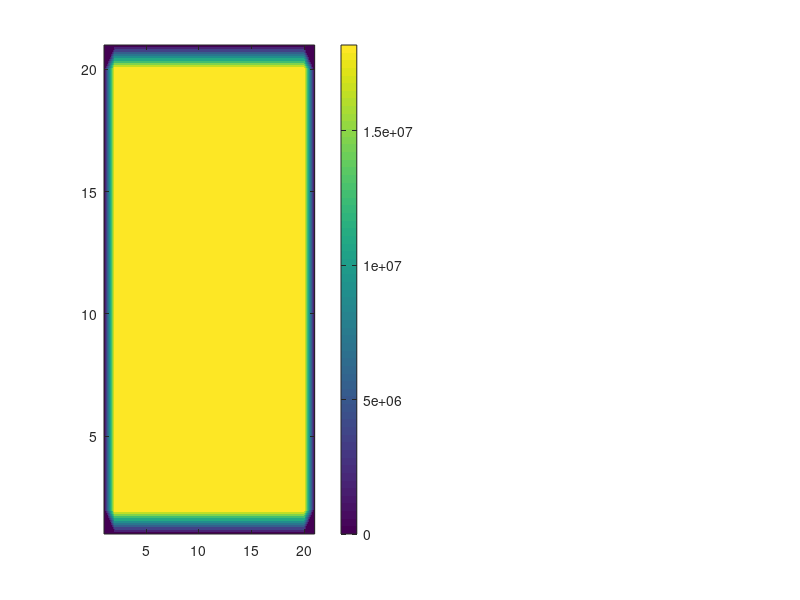

This chart was generated by the following MATLAB code: (Note: this script raises an error after producing the figure.)
gridN_lat = 21;
gridN_lon = 21;

u = ones(gridN_lat, gridN_lon) .* (2*1e7);

u(1,:) = 0; u(:,1) = 0; u(end,:) = 0; u(:,end) = 0; u(end,end) = 0;
u_beta = u;

X0 = 1000*1000; %km^2
x = 0:(X0/(gridN_lon-1)):X0;

Y0 = 1000*1000;%km^2
y = 0:(Y0/(gridN_lat-1)):Y0;

lat = 0 : 45/(gridN_lat-1) : 45; 
beta =  2*(10^-11);

rho = 1000; %kg/m^3
gam = 1e-6; %Hz

tow0 = 0.1; %N/m^2

n = 1;
while n~= 251

    figure(1)
    set(gcf,'position',[100 200 1000 400],'color','w')
    subplot(1,2,1)
    contourf(u,'LineStyle','none')
    

    colorbar
    title('f = f_0',['n = ', num2str(n)])
    
    
    subplot(1,2,2)
    contourf(u_beta,'LineStyle','none');
 
    colorbar
    title('f = f_0 + \beta y',['n = ', num2str(n)])
   
%%%%%% Solve the equation using finite difference %%%%%%%%
    dx = diff(x,1);
    dx1 = dx(1);
    for i = 2:20
        for j = 2:20
            u(i,j) = ((pi*tow0/(gam*rho*Y0)*sin(pi*x(i)/Y0)*((dx1^2)/4))...
                +(u(i,j+1)+u(i,j-1)+u(i+1,j)+u(i-1,j))/4);            
        end
    end
    
    for i = 2:20
        for j = 2:20
            u_beta(i,j) = ((pi*tow0/(gam*rho*Y0)*sin(pi*x(i)/Y0)*((dx1^2)/4))...
                +(u_beta(i,j+1)+u_beta(i,j-1)+u_beta(i+1,j)+u_beta(i-1,j))/4)+...
                ( (beta*dx1*(u_beta(i,j+1)-u_beta(i,j-1)))/(8*gam) ); 
            
        end
    end
    
%%%%%%%%%%%%%%%%%%%%%%%%%%%%%%%%%%%%%%%%%%%%%%%%%%%%%%%%%%

    n = n+1;
end

           % u(i,j)=(u(i,j+1)+u(i,j-1)+u(i+1,j)+u(i-1,j)/4-(pi*tow0*...
           %sin(pi*j/y(i))*(dx1^2))/4);

